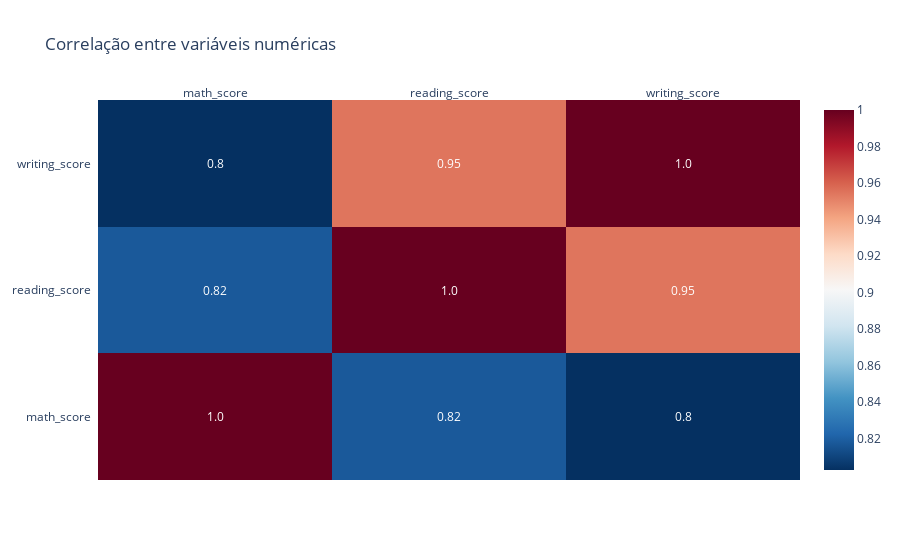

The notebook cell this image was saved under:
### Code cell
# 4) Heatmap de correlação
corr = df[["math_score", "reading_score", "writing_score"]].corr()

fig = ff.create_annotated_heatmap(
    z=corr.values,
    x=list(corr.columns),
    y=list(corr.index),
    annotation_text=corr.round(2).values,
    colorscale="RdBu",
    showscale=True,
    reversescale=True,
)
fig.update_layout(title="Correlação entre variáveis numéricas")
fig.show()

### Figure 1 — Plotly figure (JSON) as saved in the notebook; plotly's stock layout.template omitted (floating-point values rounded to 4 significant figures)
{"data": [{"colorscale": [[0, "rgb(103,0,31)"], [0.1, "rgb(178,24,43)"], [0.2, "rgb(214,96,77)"], [0.3, "rgb(244,165,130)"], [0.4, "rgb(253,219,199)"], [0.5, "rgb(247,247,247)"], [0.6, "rgb(209,229,240)"], [0.7, "rgb(146,197,222)"], [0.8, "rgb(67,147,195)"], [0.9, "rgb(33,102,172)"], [1, "rgb(5,48,97)"]], "reversescale": true, "showscale": true, "type": "heatmap", "x": ["math_score", "reading_score", "writing_score"], "y": ["math_score", "reading_score", "writing_score"], "z": [[1.0, 0.8176, 0.8026], [0.8176, 1.0, 0.9546], [0.8026, 0.9546, 1.0]]}], "layout": {"annotations": [{"font": {"color": "#FFFFFF"}, "showarrow": false, "text": "1.0", "x": "math_score", "xref": "x", "y": "math_score", "yref": "y"}, {"font": {"color": "#FFFFFF"}, "showarrow": false, "text": "0.82", "x": "reading_score", "xref": "x", "y": "math_score", "yref": "y"}, {"font": {"color": "#FFFFFF"}, "showarrow": false, "text": "0.8", "x": "writing_score", "xref": "x", "y": "math_score", "yref": "y"}, {"font": {"color": "#FFFFFF"}, "showarrow": false, "text": "0.82", "x": "math_score", "xref": "x", "y": "reading_score", "yref": "y"}, {"font": {"color": "#FFFFFF"}, "showarrow": false, "text": "1.0", "x": "reading_score", "xref": "x", "y": "reading_score", "yref": "y"}, {"font": {"color": "#FFFFFF"}, "showarrow": false, "text": "0.95", "x": "writing_score", "xref": "x", "y": "reading_score", "yref": "y"}, {"font": {"color": "#FFFFFF"}, "showarrow": false, "text": "0.8", "x": "math_score", "xref": "x", "y": "writing_score", "yref": "y"}, {"font": {"color": "#FFFFFF"}, "showarrow": false, "text": "0.95", "x": "reading_score", "xref": "x", "y": "writing_score", "yref": "y"}, {"font": {"color": "#FFFFFF"}, "showarrow": false, "text": "1.0", "x": "writing_score", "xref": "x", "y": "writing_score", "yref": "y"}], "title": {"text": "Correlação entre variáveis numéricas"}, "xaxis": {"dtick": 1, "gridcolor": "rgb(0, 0, 0)", "side": "top", "ticks": ""}, "yaxis": {"dtick": 1, "ticks": "", "ticksuffix": "  "}}}
